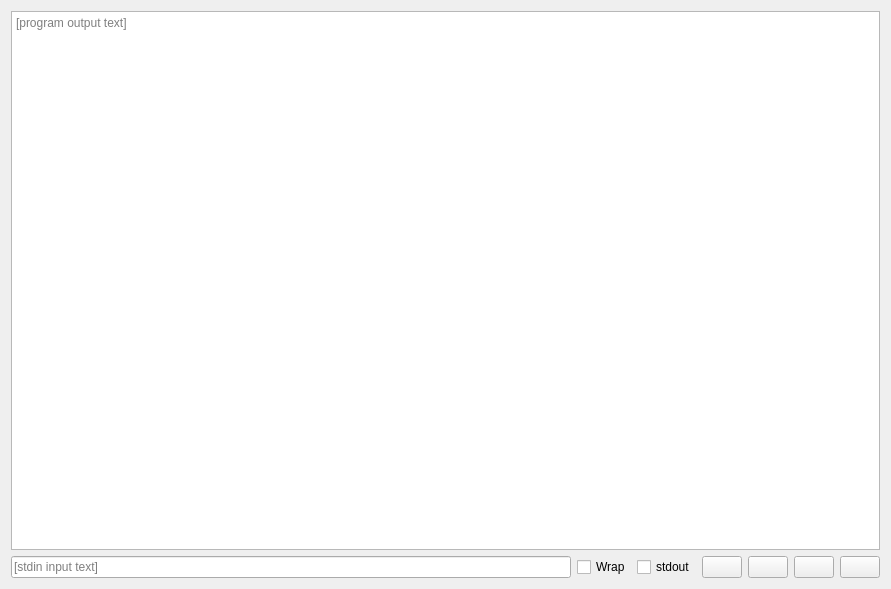
<?xml version="1.0" encoding="UTF-8"?>
<ui version="4.0">
 <class>SeerConsoleWidgetForm</class>
 <widget class="QWidget" name="SeerConsoleWidgetForm">
  <property name="geometry">
   <rect>
    <x>0</x>
    <y>0</y>
    <width>891</width>
    <height>589</height>
   </rect>
  </property>
  <property name="windowTitle">
   <string>Seer Console</string>
  </property>
  <layout class="QGridLayout" name="gridLayout">
   <item row="1" column="5">
    <widget class="QPushButton" name="saveButton">
     <property name="toolTip">
      <string>Save the log output to a file.</string>
     </property>
     <property name="statusTip">
      <string/>
     </property>
     <property name="text">
      <string/>
     </property>
     <property name="icon">
      <iconset resource="resource.qrc">
       <normaloff>:/seer/resources/RelaxLightIcons/document-save-as.svg</normaloff>:/seer/resources/RelaxLightIcons/document-save-as.svg</iconset>
     </property>
    </widget>
   </item>
   <item row="1" column="3">
    <widget class="QPushButton" name="clearButton">
     <property name="toolTip">
      <string>Clear the log output.</string>
     </property>
     <property name="statusTip">
      <string/>
     </property>
     <property name="text">
      <string/>
     </property>
     <property name="icon">
      <iconset resource="resource.qrc">
       <normaloff>:/seer/resources/RelaxLightIcons/edit-delete.svg</normaloff>:/seer/resources/RelaxLightIcons/edit-delete.svg</iconset>
     </property>
    </widget>
   </item>
   <item row="0" column="0" colspan="7">
    <widget class="QAnsiTextEdit" name="textEdit">
     <property name="lineWrapMode">
      <enum>QPlainTextEdit::NoWrap</enum>
     </property>
     <property name="readOnly">
      <bool>false</bool>
     </property>
     <property name="placeholderText">
      <string>[program output text]</string>
     </property>
    </widget>
   </item>
   <item row="1" column="4">
    <widget class="QPushButton" name="printButton">
     <property name="toolTip">
      <string>Print the log output.</string>
     </property>
     <property name="statusTip">
      <string/>
     </property>
     <property name="text">
      <string/>
     </property>
     <property name="icon">
      <iconset resource="resource.qrc">
       <normaloff>:/seer/resources/RelaxLightIcons/document-print.svg</normaloff>:/seer/resources/RelaxLightIcons/document-print.svg</iconset>
     </property>
    </widget>
   </item>
   <item row="1" column="0">
    <widget class="QHistoryLineEdit" name="stdinLineEdit">
     <property name="sizePolicy">
      <sizepolicy hsizetype="Expanding" vsizetype="Fixed">
       <horstretch>100</horstretch>
       <verstretch>0</verstretch>
      </sizepolicy>
     </property>
     <property name="placeholderText">
      <string>[stdin input text]</string>
     </property>
     <property name="clearButtonEnabled">
      <bool>true</bool>
     </property>
    </widget>
   </item>
   <item row="1" column="1">
    <widget class="QCheckBox" name="wrapTextCheckBox">
     <property name="toolTip">
      <string>Wrap long lines to the next line.</string>
     </property>
     <property name="statusTip">
      <string/>
     </property>
     <property name="text">
      <string>Wrap</string>
     </property>
    </widget>
   </item>
   <item row="1" column="6">
    <widget class="QPushButton" name="fontButton">
     <property name="toolTip">
      <string>Select the log output font.</string>
     </property>
     <property name="text">
      <string/>
     </property>
     <property name="icon">
      <iconset resource="resource.qrc">
       <normaloff>:/seer/resources/icons-icons/font.png</normaloff>:/seer/resources/icons-icons/font.png</iconset>
     </property>
    </widget>
   </item>
   <item row="1" column="2">
    <widget class="QCheckBox" name="stdoutCheckBox">
     <property name="toolTip">
      <string>Send output to stdout as well.</string>
     </property>
     <property name="text">
      <string>stdout</string>
     </property>
    </widget>
   </item>
  </layout>
 </widget>
 <customwidgets>
  <customwidget>
   <class>QHistoryLineEdit</class>
   <extends>QLineEdit</extends>
   <header location="global">QHistoryLineEdit.h</header>
  </customwidget>
  <customwidget>
   <class>QAnsiTextEdit</class>
   <extends>QPlainTextEdit</extends>
   <header location="global">QAnsiTextEdit.h</header>
  </customwidget>
 </customwidgets>
 <resources>
  <include location="resource.qrc"/>
 </resources>
 <connections/>
</ui>
